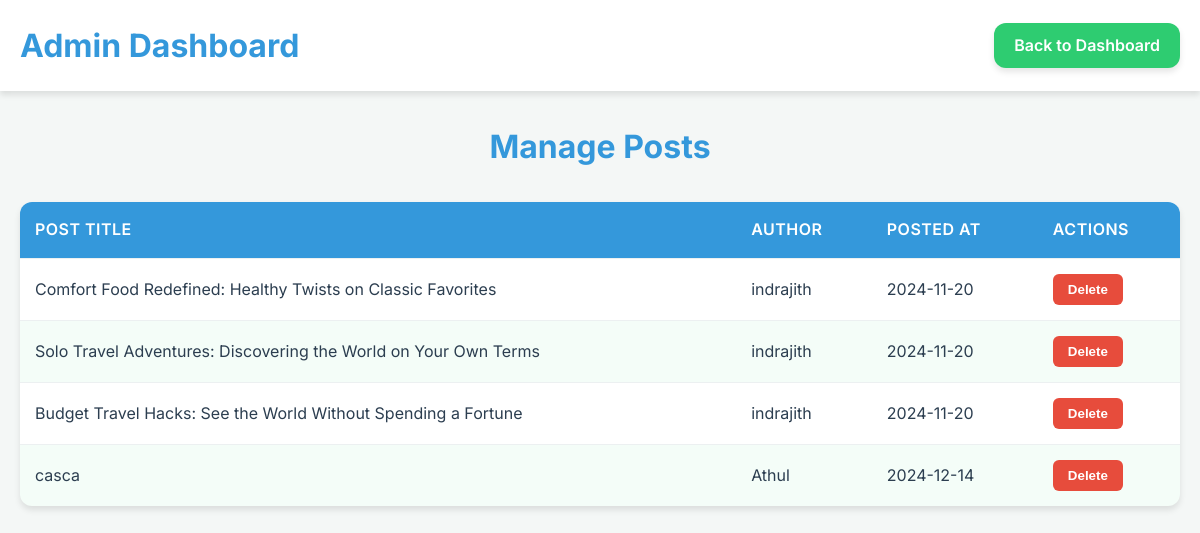
The app's page /manage-posts/ (signed in) with its own data.
### myapp/models.py (models this page shows, shortened)
class Post(models.Model):
    author = models.ForeignKey(User, on_delete=models.CASCADE)  # Link each post to a user
    title = models.CharField(max_length=100)
    content = models.TextField()
    category = models.CharField(
        max_length=50,
        choices=[
            ('tech', 'Technology'),
            ('life', 'Lifestyle'),
            ('food', 'Food'),
            ('travel', 'Travel'),
        ],
        default='tech',
    )
    created_at = models.DateTimeField(auto_now_add=True)  # Automatically set when a post is created

### myapp/views.py (the view)
# urls.py: path('manage-posts/', views.manage_posts, name='manage_posts'),
@login_required
def manage_posts(request):
    posts = Post.objects.all()
    comments = Comment.objects.all()
    return render(request, 'manage_posts.html', {'posts': posts, 'comments': comments})

### myapp/templates/manage_posts.html (shortened to what this page needs)
{% load static %}
<!DOCTYPE html>
<html lang="en">
<head>
    <link rel="stylesheet" href="{% static 'manage_posts.css' %}">
</head>
<body>
    <header>
        <nav>
            <h1>Admin Dashboard</h1>
            <a href="{% url 'admin_dashboard' %}" class="back-btn">Back to Dashboard</a>
        </nav>
    </header>
    <main>
        <h2>Manage Posts</h2>
        <table>
            <thead>
                <tr>
                    <th>Post Title</th>
                    <th>Author</th>
                    <th>Posted At</th>
                    <th>Actions</th>
                </tr>
            </thead>
            <tbody>
                {% for post in posts %}
    <tr>
        <td>{{ post.title }}</td>
        <td>{{ post.author.username }}</td>
        <td>{{ post.created_at|date:"Y-m-d" }}</td>
        <td>
            <form action="{% url 'remove_post' post.id %}" method="post" onsubmit="return confirm('Are you sure you want to delete this post?');">
                <button type="submit" class="delete-btn">Delete</button>
            </form>
        </td>
    </tr>
{% empty %}
    <tr>
        <td colspan="4">No posts found.</td>
    </tr>
{% endfor %}
            </tbody>
        </table>
    </main>
</body>
</html>

### myapp/static/manage_posts.css (style rules this page uses)
:root { --primary-color: #3498db; --secondary-color: #2ecc71; --background-color: #f4f7f6; --text-color: #2c3e50; --white-color: #ffffff; --danger-color: #e74c3c; --border-color: #ecf0f1; --border-radius: 12px; --box-shadow: 0 4px 6px rgba(0, 0, 0, 0.1); }
* { margin: 0; padding: 0; box-sizing: border-box; }
body { font-family: 'Inter', 'Segoe UI', Roboto, Oxygen, Ubuntu, Cantarell, 'Open Sans', 'Helvetica Neue', sans-serif; background-color: var(--background-color); color: var(--text-color); line-height: 1.6; }
header { background-color: var(--white-color); box-shadow: var(--box-shadow); position: sticky; top: 0; z-index: 100; }
header nav { display: flex; justify-content: space-between; align-items: center; max-width: 1200px; margin: 0 auto; padding: 20px; }
header nav h1 { font-size: 2rem; color: var(--primary-color); font-weight: 700; }
.back-btn { text-decoration: none; padding: 10px 20px; background-color: var(--secondary-color); color: var(--white-color); border-radius: var(--border-radius); transition: all 0.3s ease; font-weight: 600; box-shadow: var(--box-shadow); }
main { max-width: 1200px; margin: 30px auto; padding: 0 20px; }
main h2 { text-align: center; margin-bottom: 30px; color: var(--primary-color); font-size: 2rem; }
table { width: 100%; border-collapse: separate; border-spacing: 0; background-color: var(--white-color); border-radius: var(--border-radius); overflow: hidden; box-shadow: var(--box-shadow); }
table thead { background-color: var(--primary-color); color: var(--white-color); }
table th, table td { padding: 15px; text-align: left; border-bottom: 1px solid var(--border-color); }
table th { font-weight: 600; text-transform: uppercase; letter-spacing: 0.5px; }
table tr:last-child td { border-bottom: none; }
table tr:nth-child(even) { background-color: rgba(46, 204, 113, 0.05); }
.delete-btn { background-color: var(--danger-color); color: var(--white-color); border: none; padding: 8px 15px; border-radius: 6px; cursor: pointer; font-weight: 600; transition: all 0.3s ease; display: inline-block; }
table tbody tr { animation: fadeIn 0.5s ease forwards; opacity: 0; }
table tbody tr:nth-child(1) { animation-delay: 0.1s; }
table tbody tr:nth-child(2) { animation-delay: 0.2s; }
table tbody tr:nth-child(3) { animation-delay: 0.3s; }

### records on screen
Post: title "Comfort Food Redefined: Healthy Twists on Classic Favorites", author.username "indrajith", created_at "2024-11-20"
Post: title "Solo Travel Adventures: Discovering the World on Your Own Terms", author.username "indrajith", created_at "2024-11-20"
Post: title "Budget Travel Hacks: See the World Without Spending a Fortune", author.username "indrajith", created_at "2024-11-20"
Post: title "casca", author.username "Athul", created_at "2024-12-14"
